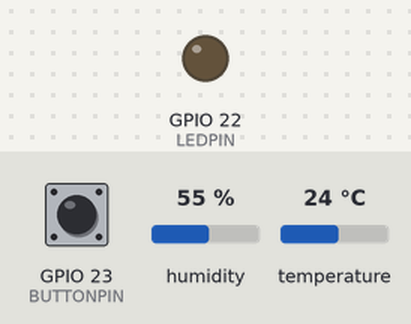
This sketch was run on a simulated ESP32. Parts: output pins drawn as LEDs (lit = HIGH). The test bench sets the inputs (shaded band); at power-on: GPIO 23 (BUTTONPIN) HIGH, humidity 55 %, temperature 24 °C. WiFi joins after 1.5 s; servers stay silent unless stated; uploads are accepted with an empty reply; what the sketch prints to the serial monitor is not drawn.

Above: at 3.7 s.
3.8 s: GPIO 23 (BUTTONPIN) pulled LOW for 0.15 s
At 4.41 s:
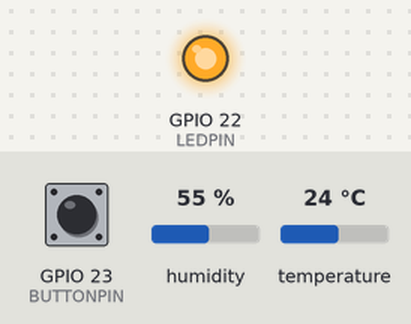
Timing chart, 0 to 6.8 s (numbered marks = the images above; inputs shaded):
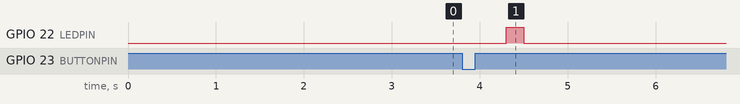

The sketch:

codigo_completo.ino
```cpp
#include <WiFi.h>
#include <HTTPClient.h>

#include <DHT.h>
#define DHTPIN 5 //D19
#define DHTTYPE DHT11
#define LEDPIN 22
#define BUTTONPIN 23

DHT dht11(DHTPIN, DHTTYPE);

String URL = "http://10.25.71.1/gnoberto/test_data.php";

const char* ssid = "tel_alex";
const char* password = "contrasena123";

float temperatura = 0;
float humedad = 0;
bool running = false;


void setup() {
  Serial.begin(9600);

  dht11.begin();
  pinMode(LEDPIN, OUTPUT);
  pinMode(BUTTONPIN, INPUT_PULLUP);

  connectWiFi();
  Serial.println("Presiona el boton para comenzar");
}

void loop() {
  if(WiFi.status() != WL_CONNECTED) {
    connectWiFi();
  }
  if(digitalRead(BUTTONPIN) == LOW){
    running = !running;
    delay(500);
    if(running){
      digitalWrite(LEDPIN, HIGH);
      delay(200);
      digitalWrite(LEDPIN, LOW);
      Serial.println("Iniciando Programa...");
    } else{
      for (int i = 0; i < 5; i++){
        digitalWrite(LEDPIN, HIGH);
        delay(200);
        digitalWrite(LEDPIN, LOW);
        delay(200);
      }
      Serial.println("Deteniendo programa...");
    }
  }

  if(running){
    Load_DHT11_Data();
    String postData = "&temperatura=" + String(temperatura) + "&humedad=" + String(humedad);
    HTTPClient http;
    http.begin(URL);
    http.addHeader("Content-Type", "application/x-www-form-urlencoded");

    int httpCode = http.POST(postData);
    String payload = http.getString();

    Serial.print("URL : "); Serial.println(URL);
    Serial.print("Data: "); Serial.println(postData);
    Serial.print("httpCode: "); Serial.println(httpCode);
    Serial.print("payload : "); Serial.println(payload);
    Serial.println("--------------------------------------------------");
    delay(5000);
    if (humedad < 40 || humedad > 60 || temperatura < 18 || temperatura > 25){
      digitalWrite(LEDPIN, HIGH);
    } else {
      digitalWrite(LEDPIN, LOW);
    }
  }

}


void Load_DHT11_Data() {
  //-----------------------------------------------------------
  temperatura = dht11.readTemperature(); //Celsius
  humedad = dht11.readHumidity();
  //-----------------------------------------------------------
  // Check if any reads failed.
  if (isnan(temperatura) || isnan(humedad)) {
    Serial.println("Failed to read from DHT sensor!");
    temperatura = 0;
    humedad = 0;
  }
  //-----------------------------------------------------------
  Serial.printf("Temperature: %d °C\n", temperatura);
  Serial.printf("Humidity: %d %%\n", humedad);
}

void connectWiFi() {
  WiFi.mode(WIFI_OFF);
  delay(1000);
  //This line hides the viewing of ESP as wifi hotspot
  WiFi.mode(WIFI_STA);

  WiFi.begin(ssid, password);
  Serial.println("Connecting to WiFi");

  while (WiFi.status() != WL_CONNECTED) {
    delay(500);
    Serial.print(".");
  }

  Serial.print("connected to : "); Serial.println(ssid);
  Serial.print("IP address: "); Serial.println(WiFi.localIP());
}
```

Measured:
- after the input at 3.8 s, GPIO 22 (LEDPIN): LOW → HIGH after 0.50 s, → LOW 0.20 s later
